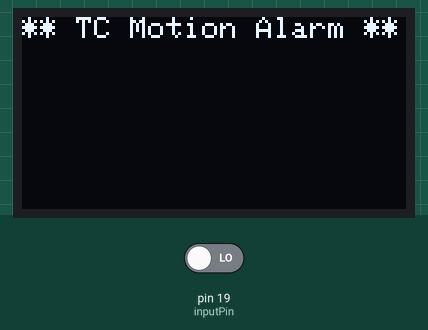
This sketch was run on a simulated Arduino Uno, built with avr-gcc and run on an emulated ATmega328P. On the bench: 128×64 one-colour display. The test bench sets the inputs (shaded band); at power-on: pin 19 (inputPin) LOW. What the sketch prints to the serial monitor is not drawn.

Above: at 1.2 s.
1.3 s: pin 19 (inputPin) driven HIGH
At 2.0 s:
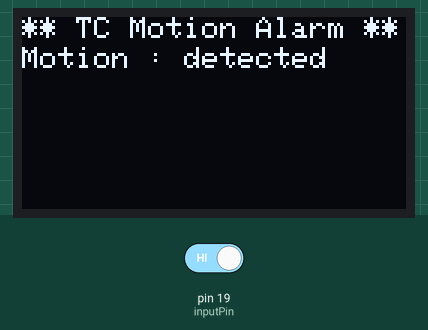
2.8 s: pin 19 (inputPin) driven LOW
At 3.1 s:
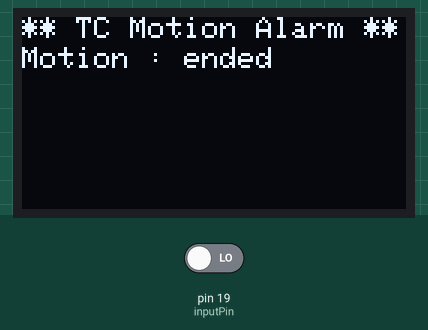
4.3 s: pin 19 (inputPin) driven HIGH
At 5.5 s:
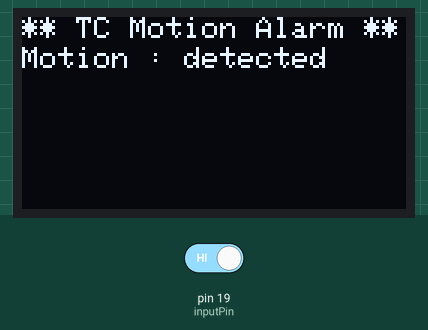
Timing chart, 0 to 7.3 s (numbered marks = the images above; inputs shaded):
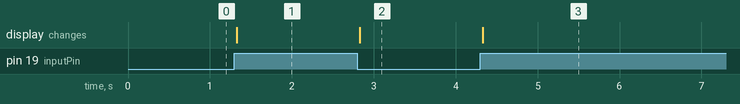

Measured:
- after the input at 1.3 s, the display: changes at once (image 1)
- after the input at 2.8 s, the display: changes at once (image 2)
- after the input at 4.3 s, the display: changes at once (image 3)

The sketch:

lilygoHumanAlarm.ino
```cpp
#include <Wire.h>
#include <Adafruit_GFX.h>
#include <Adafruit_SSD1306.h>
#define OLED_RESET 16
Adafruit_SSD1306 display(OLED_RESET);

int inputPin = 19;               // choose the input pin (for PIR sensor)
int pirState = LOW;             // we start, assuming no motion detected
int val = 0;                    // variable for reading the pin status
String motion;
void setup() {
  pinMode(inputPin, INPUT);     // declare sensor as input
  Serial.begin(9600);

  display.begin(SSD1306_SWITCHCAPVCC, 0x3c); //สั่งให้จอ OLED เริ่มทำงานที่ Address 0x3C
  display.clearDisplay(); // ลบภาพในหน้าจอทั้งหมด
  display.setTextSize(1); // กำหนดขนาดตัวอักษร
  display.setTextColor(WHITE);
  display.setCursor(0,0); // กำหนดตำแหน่ง x,y ที่จะแสดงผล
  display.println("** TC Motion Alarm **");
//  display.setCursor(0,10);
//  display.setTextSize(2);
//  display.setTextColor(BLACK, WHITE); //กำหนดข้อความสีขาว ฉากหลังสีดำ
//  display.println(" Myarduino");
//  display.setCursor(0,32);
//  display.setTextSize(1);
//  display.setTextColor(WHITE);
//  display.println("128 x 64 Pixels 0.96");
//  display.setCursor(0,48);
//  display.setTextSize(1);
//  display.setTextColor(WHITE);
//  display.println(" www.myarduino.net "); // แสดงผลข้อความ www.Myarduino.net
  display.display();
}

void show(String message) {
// text display tests
  display.setTextSize(1);
  display.setTextColor(WHITE);
  display.setCursor(0,0); // กำหนดตำแหน่ง x,y ที่จะแสดงผล
  display.println("** TC Motion Alarm **");
  display.setCursor(0,10);
  display.print("Motion : ");
  display.print(message);
  display.display();
  display.clearDisplay();
}

void loop() {
  val = digitalRead(inputPin);  // read input value
  if (val == HIGH) {            // check if the input is HIGH
    //digitalWrite(ledPin, HIGH);  // turn LED ON
    if (pirState == LOW) {
      // we have just turned on
      Serial.println("Motion detected!");
      motion = "detected";
      show(motion);
      // We only want to print on the output change, not state
      pirState = HIGH;
    }
  } else {
    //digitalWrite(ledPin, LOW); // turn LED OFF
    if (pirState == HIGH) {
      // we have just turned of
      Serial.println("Motion ended!");
      motion = "ended";
      show(motion);
      // We only want to print on the output change, not state
      pirState = LOW;
    }
  }
}
```
